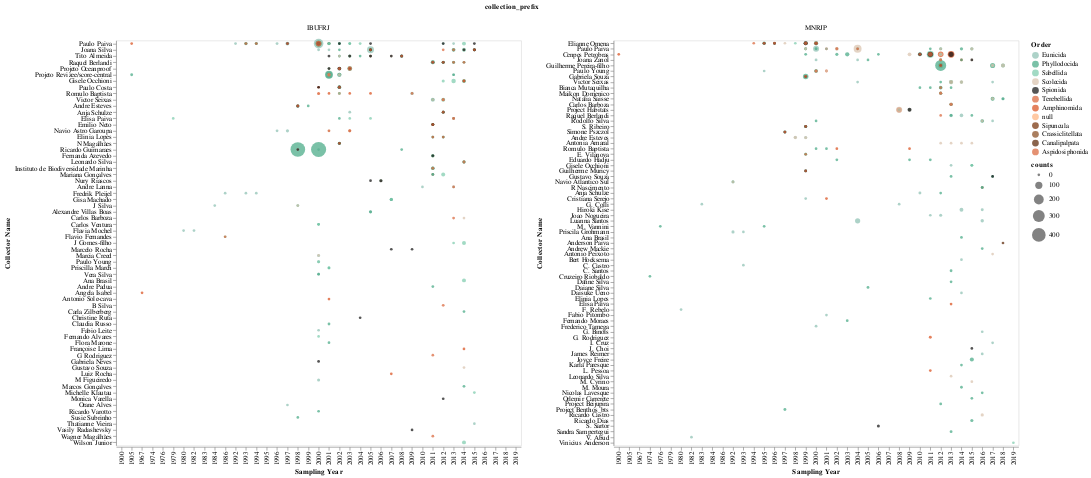

The code cell stored with this chart in its notebook:
### Code cell
g2 = alt.Chart(teste1, width=600, height=600).mark_circle().encode(
    x= alt.X('start_year', type='ordinal', title='Sampling Year'),
    y= alt.Y('collector_full_name', type='nominal', title='Collector Name', 
            sort=alt.EncodingSortField('counts', op="count", order='descending')),
    size= alt.Size('counts', type="quantitative",scale=alt.Scale(range=[15, 500])),  # range ajusta tamanho do circulo
    color= alt.Color('order', type="nominal", title="Order", scale=alt.Scale(domain=ordens, range=cores)),
    tooltip= alt.Tooltip(['collector_full_name', 'start_year', 'counts', 'order'])
)

# faceting
g2 = g2.facet(column='collection_prefix').resolve_scale(y='independent')

# saving chart
# g2.save('./graphs/collector/counts_per_collector-w-order.html')

g2

### Figure 1 — Vega-Lite specification as saved in the notebook (floating-point values rounded to 4 significant figures; data arrays with more than 128 entries replaced by an {"elided": "..."} marker saying what was removed)
{"config": {"view": {"continuousWidth": 400, "continuousHeight": 300}}, "data": {"name": "data-eba3220c50716896ee08a59035a08aef"}, "facet": {"column": {"type": "nominal", "field": "collection_prefix"}}, "spec": {"mark": "circle", "encoding": {"color": {"type": "nominal", "field": "order", "scale": {"domain": ["Eunicida", "Phyllodocida", "Sabellida", "Scolecida", "Spionida", "Terebellida", "Amphinomida", NaN, "Sipuncula", "Crassiclitellata", "Canalipalpata", "Aspidosiphonida"], "range": ["#8ABFB0", "#41A681", "#7ACAAB", "#D9C2AD", "#0D0D0D", "#D96236", "#D94B18", "#FFB27C", "#732C02", "#86471B", "#592202", "#D96236"]}, "title": "Order"}, "size": {"type": "quantitative", "field": "counts", "scale": {"range": [15, 500]}}, "tooltip": [{"type": "nominal", "field": "collector_full_name"}, {"type": "quantitative", "field": "start_year"}, {"type": "quantitative", "field": "counts"}, {"type": "nominal", "field": "order"}], "x": {"type": "ordinal", "field": "start_year", "title": "Sampling Year"}, "y": {"type": "nominal", "field": "collector_full_name", "sort": {"field": "counts", "op": "count", "order": "descending"}, "title": "Collector Name"}}, "height": 600, "width": 600}, "resolve": {"scale": {"y": "independent"}}, "$schema": "https://vega.github.io/schema/vega-lite/v4.8.1.json", "datasets": {"data-eba3220c50716896ee08a59035a08aef": {"elided": "556 records"}}}
